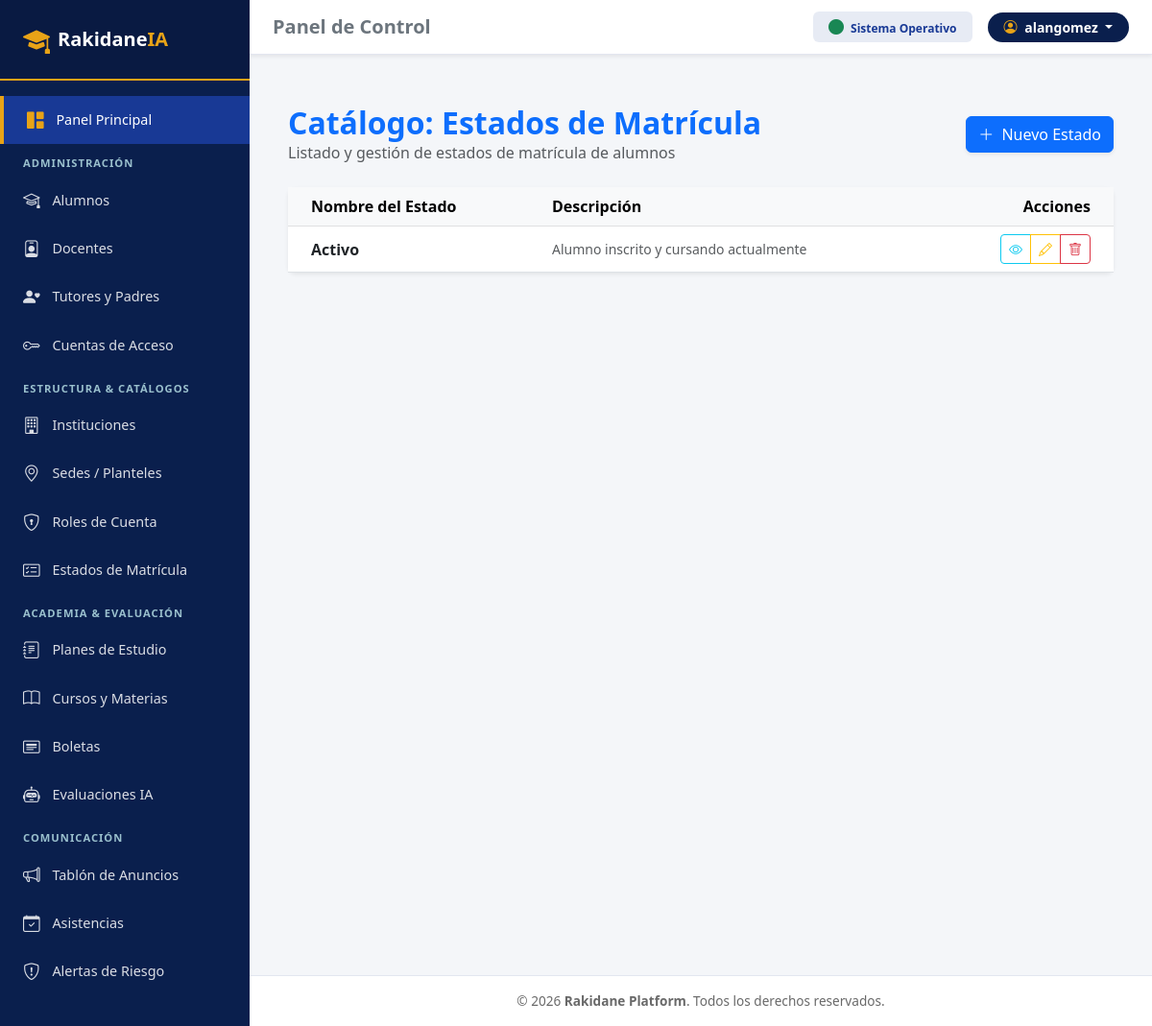
/usuarios/estados-matricula/ (signed in), run on the app's committed database.
### usuarios/models.py (models this page shows, shortened)
class EstadoMatricula(models.Model):
    id_estado_matricula = models.UUIDField(primary_key=True, default=uuid.uuid4, editable=False)
    nombre_estado = models.CharField(max_length=50, unique=True, help_text="Activo, Baja Temporal, Graduado, Suspendido")
    descripcion = models.TextField(blank=True, null=True)
    class Meta:
        db_table = 'estado_matricula'

### usuarios/views.py (the view)
# urls.py: path('estados-matricula/', login_required(EstadoMatriculaListView.as_view()), name='estadomatricula_list'),
class EstadoMatriculaListView(ListView):
    model = EstadoMatricula
    template_name = 'usuarios/Estado_matricula/estadomatricula_list.html'

### usuarios/templates/usuarios/Estado_matricula/estadomatricula_list.html (shortened to what this page needs)
{% extends 'base.html' %}
{% block content %}
<div class="container py-4">
    <div class="d-flex justify-content-between align-items-center mb-4">
        <div>
            <h2 class="fw-bold mb-0 text-primary">Catálogo: Estados de Matrícula</h2>
            <p class="text-muted mb-0">Listado y gestión de estados de matrícula de alumnos</p>
        </div>
        <a href="{% url 'estadomatricula_create' %}" class="btn btn-primary shadow-sm">
            <i class="bi bi-plus-lg me-1"></i> Nuevo Estado
        </a>
    </div>
    <div class="card border-0 shadow-sm rounded-3">
        <div class="card-body p-0">
            <div class="table-responsive">
                <table class="table table-hover align-middle mb-0">
                    <thead class="table-light">
                        <tr>
                            <th scope="col" class="ps-4">Nombre del Estado</th>
                            <th scope="col">Descripción</th>
                            <th scope="col" class="text-end pe-4">Acciones</th>
                        </tr>
                    </thead>
                    <tbody>
                        {% for estado in object_list %}
                        <tr>
                            <td class="ps-4 fw-semibold text-dark">{{ estado.nombre_estado }}</td>
                            <td class="text-muted small">{{ estado.descripcion|default:"-" }}</td>
                            <td class="text-end pe-4">
                                <div class="btn-group btn-group-sm" role="group">
                                    <a href="{% url 'estadomatricula_detail' estado.pk %}" class="btn btn-outline-info" title="Ver detalle">
                                        <i class="bi bi-eye"></i>
                                    </a>
                                    <a href="{% url 'estadomatricula_update' estado.pk %}" class="btn btn-outline-warning" title="Editar">
                                        <i class="bi bi-pencil"></i>
                                    </a>
                                    <a href="{% url 'estadomatricula_delete' estado.pk %}" class="btn btn-outline-danger" title="Eliminar">
                                        <i class="bi bi-trash"></i>
                                    </a>
                                </div>
                            </td>
                        </tr>
                        {% endfor %}
                    </tbody>
                </table>
            </div>
        </div>
    </div>
</div>
{% endblock %}

### core/templates/base.html (shortened to what this page needs)
<!DOCTYPE html>
<html lang="es">
<head>
    <link href="https://cdn.jsdelivr.net/npm/bootstrap@5.3.0/dist/css/bootstrap.min.css" rel="stylesheet">
    <link rel="stylesheet" href="https://cdn.jsdelivr.net/npm/bootstrap-icons@1.11.0/font/bootstrap-icons.css">
</head>
<body>
<div id="wrapper">
    <nav id="sidebar">
        <div class="sidebar-header d-flex align-items-center">
            <i class="bi bi-mortarboard-fill fs-3 me-2" style="color: var(--rak-golden-yellow);"></i>
            <span class="fs-5 fw-bold tracking-wide">Rakidane<span style="color: var(--rak-golden-yellow);">IA</span></span>
        </div>
        <ul class="list-unstyled components">
            <li>
                <a href="{% url 'dashboard' %}" class="active">
                    <i class="bi bi-grid-1x2-fill" style="color: var(--rak-golden-yellow);"></i> Panel Principal
                </a>
            </li>
            <div class="sidebar-category">Administración</div>
            <li>
                <a href="{% url 'alumno_list' %}"><i class="bi bi-mortarboard"></i> Alumnos</a>
            </li>
            <li>
                <a href="{% url 'docente_list' %}"><i class="bi bi-person-badge"></i> Docentes</a>
            </li>
            <li>
                <a href="{% url 'tutorpadre_list' %}"><i class="bi bi-person-heart"></i> Tutores y Padres</a>
            </li>
            <li>
                <a href="{% url 'cuentaacceso_list' %}"><i class="bi bi-key"></i> Cuentas de Acceso</a>
            </li>
            <div class="sidebar-category">Estructura & Catálogos</div>
            <li>
                <a href="/institucion/instituciones/"><i class="bi bi-building"></i> Instituciones</a>
            </li>
            <li>
                <a href="/institucion/sedes/"><i class="bi bi-geo-alt"></i> Sedes / Planteles</a>
            </li>
            <li>
                <a href="{% url 'rol_list' %}"><i class="bi bi-shield-lock"></i> Roles de Cuenta</a>
            </li>
            <li>
                <a href="{% url 'estadomatricula_list' %}"><i class="bi bi-card-checklist"></i> Estados de Matrícula</a>
            </li>
            <div class="sidebar-category">Academia & Evaluación</div>
            <li>
                <a href="{% url 'programanivel_list' %}"><i class="bi bi-journal-text"></i> Planes de Estudio</a>
            </li>
            <li>
                <a href="{% url 'cursomateria_list' %}"><i class="bi bi-book"></i> Cursos y Materias</a>
            </li>
            <li>
                <a href="{% url 'boletacalificacion_list' %}"><i class="bi bi-card-heading"></i> Boletas</a>
            </li>
            <li>
                <a href="{% url 'evaluacioniaborrador_list' %}"><i class="bi bi-robot"></i> Evaluaciones IA</a>
            </li>
            <div class="sidebar-category">Comunicación</div>
            <li>
                <a href="{% url 'publicaciontablon_list' %}"><i class="bi bi-megaphone"></i> Tablón de Anuncios</a>
            </li>
            <li>
                <a href="{% url 'registroasistencia_list' %}"><i class="bi bi-calendar-check"></i> Asistencias</a>
            </li>
            <li>
                <a href="{% url 'alertariesgoia_list' %}"><i class="bi bi-shield-exclamation"></i> Alertas de Riesgo</a>
            </li>
        </ul>
    </nav>
    <div id="content">
        <div class="topbar d-flex justify-content-between align-items-center shadow-sm">
            <h5 class="mb-0 fw-bold text-secondary">{% block header_title %}Panel de Control{% endblock %}</h5>
            <div class="d-flex align-items-center gap-3">
                <span class="badge px-3 py-2" style="background-color: rgba(24, 57, 149, 0.1); color: var(--rak-royal-blue);">
                    <i class="bi bi-circle-fill text-success fs-6 me-1"></i> Sistema Operativo
                </span>
                <div class="dropdown">
                    <button class="btn btn-sm text-white fw-semibold dropdown-toggle px-3 py-1 rounded-pill"
                            style="background-color: var(--rak-midnight-blue);" type="button" data-bs-toggle="dropdown">
                        <i class="bi bi-person-circle me-1" style="color: var(--rak-golden-yellow);"></i> {{ user.username }}
                    </button>
                </div>
            </div>
        </div>
        <div class="main-body">
            {% block content %}
            {% endblock %}
        </div>
        <div class="footer text-center">
            &copy; 2026 <strong>Rakidane Platform</strong>. Todos los derechos reservados.
        </div>
    </div>
</div>
</body>
</html>

### core/templates/base.html (style rules this page uses)
:root { --rak-golden-yellow: #E8A317; --rak-light-blue: #9AC0CD; --rak-royal-blue: #183995; --rak-off-white: #FDFDFD; --rak-warm-grey: #696969; --rak-midnight-blue: #0A1F4D; }
body { background-color: #f4f6f9; font-family: system-ui, -apple-system, "Segoe UI", Roboto, Arial, sans-serif; min-height: 100vh; overflow-x: hidden; }
#wrapper { display: flex; width: 100%; min-height: 100vh; }
#sidebar { min-width: 260px; max-width: 260px; background-color: var(--rak-midnight-blue); color: #ffffff; transition: all 0.3s ease; z-index: 1000; }
#sidebar .sidebar-header { padding: 1.25rem 1.5rem; background-color: rgba(0, 0, 0, 0.15); border-bottom: 2px solid var(--rak-golden-yellow); }
#sidebar ul.components { padding: 1rem 0; }
#sidebar .sidebar-category { padding: 0.75rem 1.5rem 0.25rem; font-size: 0.7rem; font-weight: 700; text-transform: uppercase; letter-spacing: 1px; color: var(--rak-light-blue); }
#sidebar ul li a { padding: 0.75rem 1.5rem; font-size: 0.9rem; display: flex; align-items: center; color: rgba(255, 255, 255, 0.85); text-decoration: none; transition: all 0.2s ease; }
#sidebar ul li a:hover, #sidebar ul li a.active { color: #ffffff; background-color: var(--rak-royal-blue); border-left: 4px solid var(--rak-golden-yellow); }
#sidebar ul li a i { margin-right: 0.8rem; font-size: 1.1rem; }
#content { width: 100%; display: flex; flex-direction: column; min-height: 100vh; }
.topbar { background-color: #ffffff; border-bottom: 1px solid #e3e6f0; padding: 0.75rem 1.5rem; }
.main-body { padding: 1.75rem; flex: 1; }
.footer { background-color: #ffffff; border-top: 1px solid #e3e6f0; padding: 1rem; font-size: 0.85rem; color: var(--rak-warm-grey); }

### data on the page
EstadoMatricula: nombre_estado "Activo", descripcion "Alumno inscrito y cursando actualmente"

### other printed values
{{ user.username }} "alangomez"
